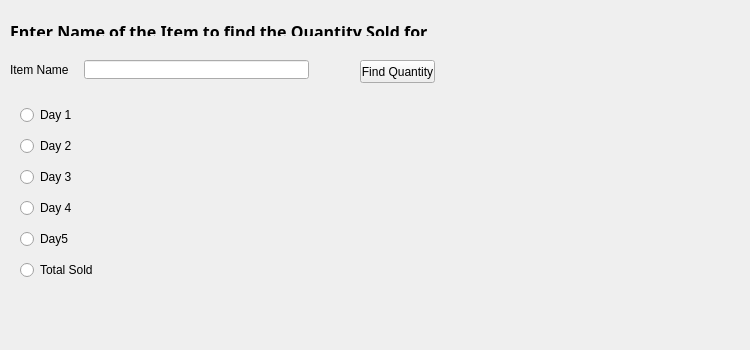
      <widget class="QWidget" name="tab_10">
       <attribute name="icon">
        <iconset resource="recource.qrc">
         <normaloff>:/rec/User Selection/search-good.png</normaloff>:/rec/User Selection/search-good.png</iconset>
       </attribute>
       <attribute name="title">
        <string>Search Item</string>
       </attribute>
       <widget class="QPushButton" name="Find_Qunatity_Sold_Items_button">
        <property name="geometry">
         <rect>
          <x>360</x>
          <y>60</y>
          <width>75</width>
          <height>23</height>
         </rect>
        </property>
        <property name="text">
         <string>Find Quantity</string>
        </property>
       </widget>
       <widget class="QLineEdit" name="search_name_item_quantity">
        <property name="geometry">
         <rect>
          <x>84</x>
          <y>60</y>
          <width>225</width>
          <height>19</height>
         </rect>
        </property>
       </widget>
       <widget class="QLabel" name="label_17">
        <property name="geometry">
         <rect>
          <x>10</x>
          <y>20</y>
          <width>731</width>
          <height>16</height>
         </rect>
        </property>
        <property name="font">
         <font>
          <family>Perpetua Titling MT</family>
          <pointsize>12</pointsize>
          <weight>75</weight>
          <bold>true</bold>
         </font>
        </property>
        <property name="text">
         <string>Enter Name of the Item to find the Quantity Sold for</string>
        </property>
        <property name="textFormat">
         <enum>Qt::RichText</enum>
        </property>
       </widget>
       <widget class="QLabel" name="label_19">
        <property name="geometry">
         <rect>
          <x>10</x>
          <y>60</y>
          <width>68</width>
          <height>19</height>
         </rect>
        </property>
        <property name="text">
         <string>Item Name</string>
        </property>
       </widget>
       <widget class="QWidget" name="layoutWidget_5">
        <property name="geometry">
         <rect>
          <x>150</x>
          <y>100</y>
          <width>371</width>
          <height>181</height>
         </rect>
        </property>
        <layout class="QVBoxLayout" name="verticalLayout_7">
         <item>
          <layout class="QHBoxLayout" name="horizontalLayout_8">
           <item>
            <widget class="QLabel" name="quantity_sold_day1_label">
             <property name="text">
              <string/>
             </property>
            </widget>
           </item>
           <item>
            <widget class="QLabel" name="quantity_sold_day1_lineEdit">
             <property name="text">
              <string/>
             </property>
            </widget>
           </item>
          </layout>
         </item>
         <item>
          <layout class="QHBoxLayout" name="horizontalLayout_9">
           <item>
            <widget class="QLabel" name="quantity_sold_day2_label">
             <property name="text">
              <string/>
             </property>
            </widget>
           </item>
           <item>
            <widget class="QLabel" name="quantity_sold_day2_lineEdit">
             <property name="text">
              <string/>
             </property>
            </widget>
           </item>
          </layout>
         </item>
         <item>
          <layout class="QHBoxLayout" name="horizontalLayout_14">
           <item>
            <widget class="QLabel" name="quantity_sold_day3_label">
             <property name="text">
              <string/>
             </property>
            </widget>
           </item>
           <item>
            <widget class="QLabel" name="quantity_sold_day3_lineEdit">
             <property name="text">
              <string/>
             </property>
            </widget>
           </item>
          </layout>
         </item>
         <item>
          <layout class="QHBoxLayout" name="horizontalLayout_15">
           <item>
            <widget class="QLabel" name="quantity_sold_day4_label">
             <property name="text">
              <string/>
             </property>
            </widget>
           </item>
           <item>
            <widget class="QLabel" name="quantity_sold_day4_lineEdit">
             <property name="text">
              <string/>
             </property>
            </widget>
           </item>
          </layout>
         </item>
         <item>
          <layout class="QHBoxLayout" name="horizontalLayout_16">
           <item>
            <widget class="QLabel" name="quantity_sold_day5_label">
             <property name="text">
              <string/>
             </property>
            </widget>
           </item>
           <item>
            <widget class="QLabel" name="quantity_sold_day5_lineEdit">
             <property name="text">
              <string/>
             </property>
            </widget>
           </item>
          </layout>
         </item>
         <item>
          <layout class="QHBoxLayout" name="horizontalLayout_17">
           <item>
            <widget class="QLabel" name="total_quantity_sold_label">
             <property name="text">
              <string/>
             </property>
            </widget>
           </item>
           <item>
            <widget class="QLabel" name="total_quantity_sold_lineEdit">
             <property name="text">
              <string/>
             </property>
            </widget>
           </item>
          </layout>
         </item>
        </layout>
       </widget>
       <widget class="QWidget" name="layoutWidget_6">
        <property name="geometry">
         <rect>
          <x>20</x>
          <y>100</y>
          <width>91</width>
          <height>191</height>
         </rect>
        </property>
        <layout class="QVBoxLayout" name="verticalLayout_6">
         <item>
          <widget class="QRadioButton" name="radioButton_quantity_sold_day1">
           <property name="text">
            <string>Day 1 </string>
           </property>
          </widget>
         </item>
         <item>
          <widget class="QRadioButton" name="radioButton_quantity_sold_day2">
           <property name="text">
            <string>Day 2</string>
           </property>
          </widget>
         </item>
         <item>
          <widget class="QRadioButton" name="radioButton_quantity_sold_day3">
           <property name="text">
            <string>Day 3</string>
           </property>
          </widget>
         </item>
         <item>
          <widget class="QRadioButton" name="radioButton_quantity_sold_day4">
           <property name="text">
            <string>Day 4</string>
           </property>
          </widget>
         </item>
         <item>
          <widget class="QRadioButton" name="radioButton_quantity_sold_day5">
           <property name="text">
            <string>Day5</string>
           </property>
          </widget>
         </item>
         <item>
          <widget class="QRadioButton" name="radioButton_total_quantity_sold">
           <property name="text">
            <string>Total Sold</string>
           </property>
          </widget>
         </item>
        </layout>
       </widget>
       <widget class="QWidget" name="layoutWidget_7">
        <property name="geometry">
         <rect>
          <x>20</x>
          <y>310</y>
          <width>311</width>
          <height>31</height>
         </rect>
        </property>
        <layout class="QHBoxLayout" name="horizontalLayout_18">
         <item>
          <widget class="QLabel" name="item_price_label">
           <property name="text">
            <string/>
           </property>
          </widget>
         </item>
         <item>
          <widget class="QLabel" name="item_price_lineEdit">
           <property name="text">
            <string/>
           </property>
          </widget>
         </item>
        </layout>
       </widget>
       <widget class="QWidget" name="layoutWidget_8">
        <property name="geometry">
         <rect>
          <x>530</x>
          <y>100</y>
          <width>191</width>
          <height>181</height>
         </rect>
        </property>
        <layout class="QVBoxLayout" name="verticalLayout_10">
         <item>
          <widget class="QLabel" name="quantity_day_one_amount_label">
           <property name="text">
            <string/>
           </property>
          </widget>
         </item>
         <item>
          <widget class="QLabel" name="quantity_day_two_amount_label">
           <property name="text">
            <string/>
           </property>
          </widget>
         </item>
         <item>
          <widget class="QLabel" name="quantity_day_three_amount_label">
           <property name="text">
            <string/>
           </property>
          </widget>
         </item>
         <item>
          <widget class="QLabel" name="quantity_day_four_amount_label">
           <property name="text">
            <string/>
           </property>
          </widget>
         </item>
         <item>
          <widget class="QLabel" name="quantity_day_five_amount_label">
           <property name="text">
            <string/>
           </property>
          </widget>
         </item>
         <item>
          <widget class="QLabel" name="quantity_total_amount_label_2">
           <property name="text">
            <string/>
           </property>
          </widget>
         </item>
        </layout>
       </widget>
      </widget>
